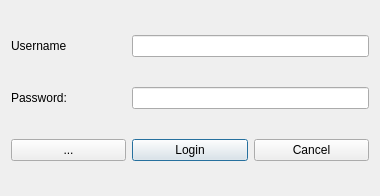
<?xml version="1.0" encoding="UTF-8"?>
<ui version="4.0">
 <class>LoginDialog</class>
 <widget class="QDialog" name="LoginDialog">
  <property name="windowModality">
   <enum>Qt::ApplicationModal</enum>
  </property>
  <property name="geometry">
   <rect>
    <x>0</x>
    <y>0</y>
    <width>380</width>
    <height>196</height>
   </rect>
  </property>
  <property name="sizePolicy">
   <sizepolicy hsizetype="Fixed" vsizetype="Fixed">
    <horstretch>0</horstretch>
    <verstretch>0</verstretch>
   </sizepolicy>
  </property>
  <property name="maximumSize">
   <size>
    <width>500</width>
    <height>300</height>
   </size>
  </property>
  <property name="windowTitle">
   <string>Login</string>
  </property>
  <layout class="QGridLayout" name="gridLayout">
   <item row="0" column="0">
    <widget class="QLabel" name="label">
     <property name="text">
      <string>Username</string>
     </property>
    </widget>
   </item>
   <item row="0" column="1" colspan="2">
    <widget class="QLineEdit" name="E_Username">
     <property name="tabletTracking">
      <bool>false</bool>
     </property>
     <property name="focusPolicy">
      <enum>Qt::StrongFocus</enum>
     </property>
     <property name="dragEnabled">
      <bool>false</bool>
     </property>
    </widget>
   </item>
   <item row="1" column="0">
    <widget class="QLabel" name="label_2">
     <property name="text">
      <string>Password:</string>
     </property>
    </widget>
   </item>
   <item row="1" column="1" colspan="2">
    <widget class="QLineEdit" name="E_Password">
     <property name="frame">
      <bool>true</bool>
     </property>
     <property name="echoMode">
      <enum>QLineEdit::Password</enum>
     </property>
    </widget>
   </item>
   <item row="2" column="1">
    <widget class="QPushButton" name="B_Login">
     <property name="text">
      <string>Login</string>
     </property>
    </widget>
   </item>
   <item row="2" column="2">
    <widget class="QPushButton" name="B_Cancel">
     <property name="text">
      <string>Cancel</string>
     </property>
    </widget>
   </item>
   <item row="2" column="0">
    <widget class="QPushButton" name="B_Setting">
     <property name="text">
      <string>...</string>
     </property>
    </widget>
   </item>
  </layout>
 </widget>
 <resources/>
 <connections/>
</ui>
